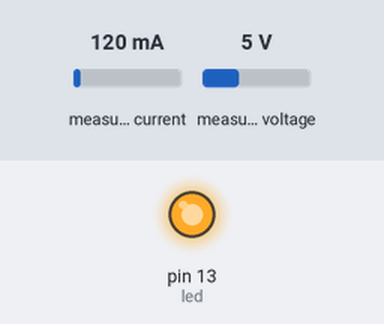
This sketch was run on a simulated Arduino Uno, built with avr-gcc and run on an emulated ATmega328P. On the bench: output pins drawn as LEDs (lit = HIGH). The inputs (shaded band) are chosen by the test bench; at power-on: measured current 120 mA, measured voltage 5 V.

Above: at 0.1 s.
Timing chart, 0 to 1.6 s (numbered marks = the images above):
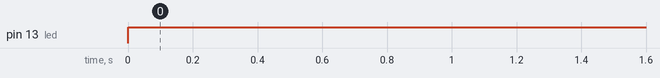

Measured:
- by itself, pin 13 (led): LOW → HIGH at 0.00 s

The sketch:

control_power_with_rtc_based_on_monitoring.ino
```cpp
#include <DS3232RTC.h>
#include <Adafruit_INA219.h>
#include <Wire.h>

int led = LED_BUILTIN;

// INA219 - Power Monitor
Adafruit_INA219 ina219;


void setup() {
  Wire.begin();
  pinMode(led, OUTPUT);

  // initialise INA219 - Power Monitor
  ina219.begin();
  ina219.setCalibration_32V_1A();
}

void loop() {
  digitalWrite(led, HIGH);
  delay(3000);
  reset_alarm();
}

void reset_alarm(){
  RTC.alarmInterrupt(ALARM_1, true);
  RTC.squareWave(SQWAVE_NONE);
  setTime(0, 0, 0, 0, 0, 1970);
  RTC.set(now());
  int wait_time = get_wait_time_from_voltage();
  // set new alarm
  RTC.setAlarm(ALM1_MATCH_MINUTES, 0, wait_time, 0, 0);
  // clear old alarm flag - turning off system
  RTC.alarm(ALARM_1);
}


int get_wait_time_from_voltage(){
  float shuntvoltage = ina219.getShuntVoltage_mV();
  float busvoltage = ina219.getBusVoltage_V();
  float loadvoltage = busvoltage + (shuntvoltage / 1000);

  // Samsung 18650 % capacity at a given voltage
  // batt_voltages            0.0, 3.4, 3.5, 3.6, 3.7, 3.8, 3.9, 4.0, 4.1, 4.2, 4.5
  // batt_percentages           0,   0,   9,  22,  52,  64,  75,  84,  93, 100, 100
  int wait_time;
  if (loadvoltage < 3.6) wait_time = 55;
  else if (loadvoltage < 3.8) wait_time = 25;
  else if (loadvoltage < 4.0) wait_time = 15;
  else if (loadvoltage < 4.1) wait_time = 10;
  else wait_time = 3;

  return wait_time;
}
```
